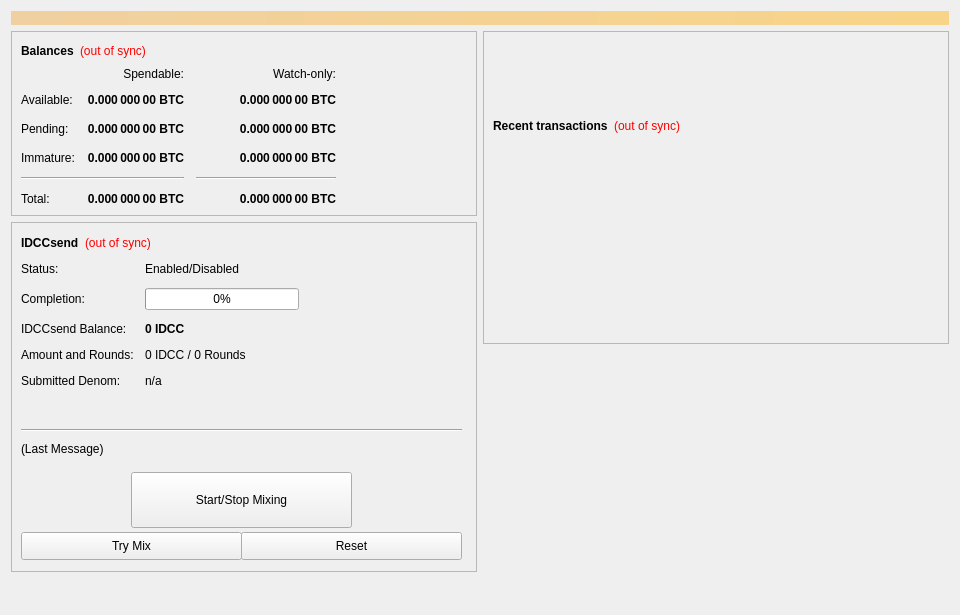
<?xml version="1.0" encoding="UTF-8"?>
<ui version="4.0">
 <class>SmartTokenConfig</class>
 <widget class="QWidget" name="SmartTokenConfig">
  <property name="geometry">
   <rect>
    <x>0</x>
    <y>0</y>
    <width>960</width>
    <height>615</height>
   </rect>
  </property>
  <property name="minimumSize">
   <size>
    <width>960</width>
    <height>0</height>
   </size>
  </property>
  <property name="windowTitle">
   <string>Form</string>
  </property>
  <layout class="QVBoxLayout" name="topLayout">
   <item>
    <widget class="QLabel" name="labelAlerts">
     <property name="visible">
      <bool>false</bool>
     </property>
     <property name="styleSheet">
      <string notr="true">background-color: qlineargradient(x1: 0, y1: 0, x2: 1, y2: 0, stop:0 #F0D0A0, stop:1 #F8D488); color:#000000;</string>
     </property>
     <property name="wordWrap">
      <bool>true</bool>
     </property>
     <property name="margin">
      <number>3</number>
     </property>
    </widget>
   </item>
   <item>
    <layout class="QHBoxLayout" name="horizontalLayout" stretch="1,1">
     <item>
      <layout class="QVBoxLayout" name="verticalLayout_2">
       <item>
        <widget class="QFrame" name="frame">
         <property name="frameShape">
          <enum>QFrame::StyledPanel</enum>
         </property>
         <property name="frameShadow">
          <enum>QFrame::Raised</enum>
         </property>
         <layout class="QVBoxLayout" name="verticalLayout_4">
          <item>
           <layout class="QHBoxLayout" name="horizontalLayout_4">
            <item>
             <widget class="QLabel" name="label_5">
              <property name="font">
               <font>
                <weight>75</weight>
                <bold>true</bold>
               </font>
              </property>
              <property name="text">
               <string>Balances</string>
              </property>
             </widget>
            </item>
            <item>
             <widget class="QLabel" name="labelWalletStatus">
              <property name="cursor">
               <cursorShape>WhatsThisCursor</cursorShape>
              </property>
              <property name="toolTip">
               <string>The displayed information may be out of date. Your wallet automatically synchronizes with the IDCC network after a connection is established, but this process has not completed yet.</string>
              </property>
              <property name="styleSheet">
               <string notr="true">QLabel { color: red; }</string>
              </property>
              <property name="text">
               <string notr="true">(out of sync)</string>
              </property>
              <property name="alignment">
               <set>Qt::AlignLeading|Qt::AlignLeft|Qt::AlignVCenter</set>
              </property>
             </widget>
            </item>
            <item>
             <spacer name="horizontalSpacer_3">
              <property name="orientation">
               <enum>Qt::Horizontal</enum>
              </property>
              <property name="sizeHint" stdset="0">
               <size>
                <width>40</width>
                <height>20</height>
               </size>
              </property>
             </spacer>
            </item>
           </layout>
          </item>
          <item>
           <layout class="QGridLayout" name="gridLayout">
            <property name="spacing">
             <number>12</number>
            </property>
            <item row="2" column="2">
             <widget class="QLabel" name="labelWatchPending">
              <property name="font">
               <font>
                <weight>75</weight>
                <bold>true</bold>
               </font>
              </property>
              <property name="cursor">
               <cursorShape>IBeamCursor</cursorShape>
              </property>
              <property name="toolTip">
               <string>Unconfirmed transactions to watch-only addresses</string>
              </property>
              <property name="text">
               <string notr="true">0.000 000 00 BTC</string>
              </property>
              <property name="alignment">
               <set>Qt::AlignRight|Qt::AlignTrailing|Qt::AlignVCenter</set>
              </property>
              <property name="textInteractionFlags">
               <set>Qt::LinksAccessibleByMouse|Qt::TextSelectableByKeyboard|Qt::TextSelectableByMouse</set>
              </property>
             </widget>
            </item>
            <item row="2" column="1">
             <widget class="QLabel" name="labelUnconfirmed">
              <property name="font">
               <font>
                <weight>75</weight>
                <bold>true</bold>
               </font>
              </property>
              <property name="cursor">
               <cursorShape>IBeamCursor</cursorShape>
              </property>
              <property name="toolTip">
               <string>Total of transactions that have yet to be confirmed, and do not yet count toward the spendable balance</string>
              </property>
              <property name="text">
               <string notr="true">0.000 000 00 BTC</string>
              </property>
              <property name="alignment">
               <set>Qt::AlignRight|Qt::AlignTrailing|Qt::AlignVCenter</set>
              </property>
              <property name="textInteractionFlags">
               <set>Qt::LinksAccessibleByMouse|Qt::TextSelectableByKeyboard|Qt::TextSelectableByMouse</set>
              </property>
             </widget>
            </item>
            <item row="3" column="2">
             <widget class="QLabel" name="labelWatchImmature">
              <property name="font">
               <font>
                <weight>75</weight>
                <bold>true</bold>
               </font>
              </property>
              <property name="cursor">
               <cursorShape>IBeamCursor</cursorShape>
              </property>
              <property name="toolTip">
               <string>Staked or masternode rewards in watch-only addresses that has not yet matured</string>
              </property>
              <property name="text">
               <string notr="true">0.000 000 00 BTC</string>
              </property>
              <property name="alignment">
               <set>Qt::AlignRight|Qt::AlignTrailing|Qt::AlignVCenter</set>
              </property>
              <property name="textInteractionFlags">
               <set>Qt::LinksAccessibleByMouse|Qt::TextSelectableByKeyboard|Qt::TextSelectableByMouse</set>
              </property>
             </widget>
            </item>
            <item row="4" column="0" colspan="2">
             <widget class="Line" name="lineSpendableBalance">
              <property name="orientation">
               <enum>Qt::Horizontal</enum>
              </property>
             </widget>
            </item>
            <item row="4" column="2">
             <widget class="Line" name="lineWatchBalance">
              <property name="sizePolicy">
               <sizepolicy hsizetype="Preferred" vsizetype="Fixed">
                <horstretch>0</horstretch>
                <verstretch>0</verstretch>
               </sizepolicy>
              </property>
              <property name="minimumSize">
               <size>
                <width>140</width>
                <height>0</height>
               </size>
              </property>
              <property name="orientation">
               <enum>Qt::Horizontal</enum>
              </property>
             </widget>
            </item>
            <item row="5" column="0">
             <widget class="QLabel" name="labelTotalText">
              <property name="text">
               <string>Total:</string>
              </property>
             </widget>
            </item>
            <item row="3" column="1">
             <widget class="QLabel" name="labelImmature">
              <property name="font">
               <font>
                <weight>75</weight>
                <bold>true</bold>
               </font>
              </property>
              <property name="cursor">
               <cursorShape>IBeamCursor</cursorShape>
              </property>
              <property name="toolTip">
               <string>Staked or masternode rewards that has not yet matured</string>
              </property>
              <property name="text">
               <string notr="true">0.000 000 00 BTC</string>
              </property>
              <property name="alignment">
               <set>Qt::AlignRight|Qt::AlignTrailing|Qt::AlignVCenter</set>
              </property>
              <property name="textInteractionFlags">
               <set>Qt::LinksAccessibleByMouse|Qt::TextSelectableByKeyboard|Qt::TextSelectableByMouse</set>
              </property>
             </widget>
            </item>
            <item row="2" column="3">
             <spacer name="horizontalSpacer_2">
              <property name="orientation">
               <enum>Qt::Horizontal</enum>
              </property>
              <property name="sizeHint" stdset="0">
               <size>
                <width>40</width>
                <height>20</height>
               </size>
              </property>
             </spacer>
            </item>
            <item row="3" column="0">
             <widget class="QLabel" name="labelImmatureText">
              <property name="text">
               <string>Immature:</string>
              </property>
             </widget>
            </item>
            <item row="5" column="1">
             <widget class="QLabel" name="labelTotal">
              <property name="font">
               <font>
                <weight>75</weight>
                <bold>true</bold>
               </font>
              </property>
              <property name="cursor">
               <cursorShape>IBeamCursor</cursorShape>
              </property>
              <property name="toolTip">
               <string>Your current total balance</string>
              </property>
              <property name="text">
               <string notr="true">0.000 000 00 BTC</string>
              </property>
              <property name="alignment">
               <set>Qt::AlignRight|Qt::AlignTrailing|Qt::AlignVCenter</set>
              </property>
              <property name="textInteractionFlags">
               <set>Qt::LinksAccessibleByMouse|Qt::TextSelectableByKeyboard|Qt::TextSelectableByMouse</set>
              </property>
             </widget>
            </item>
            <item row="5" column="2">
             <widget class="QLabel" name="labelWatchTotal">
              <property name="font">
               <font>
                <weight>75</weight>
                <bold>true</bold>
               </font>
              </property>
              <property name="cursor">
               <cursorShape>IBeamCursor</cursorShape>
              </property>
              <property name="toolTip">
               <string>Current total balance in watch-only addresses</string>
              </property>
              <property name="text">
               <string notr="true">0.000 000 00 BTC</string>
              </property>
              <property name="alignment">
               <set>Qt::AlignRight|Qt::AlignTrailing|Qt::AlignVCenter</set>
              </property>
              <property name="textInteractionFlags">
               <set>Qt::LinksAccessibleByMouse|Qt::TextSelectableByKeyboard|Qt::TextSelectableByMouse</set>
              </property>
             </widget>
            </item>
            <item row="0" column="2">
             <widget class="QLabel" name="labelWatchonly">
              <property name="text">
               <string>Watch-only:</string>
              </property>
              <property name="alignment">
               <set>Qt::AlignRight|Qt::AlignTrailing|Qt::AlignVCenter</set>
              </property>
             </widget>
            </item>
            <item row="1" column="0">
             <widget class="QLabel" name="labelBalanceText">
              <property name="text">
               <string>Available:</string>
              </property>
             </widget>
            </item>
            <item row="1" column="1">
             <widget class="QLabel" name="labelBalance">
              <property name="font">
               <font>
                <weight>75</weight>
                <bold>true</bold>
               </font>
              </property>
              <property name="cursor">
               <cursorShape>IBeamCursor</cursorShape>
              </property>
              <property name="toolTip">
               <string>Your current spendable balance</string>
              </property>
              <property name="text">
               <string notr="true">0.000 000 00 BTC</string>
              </property>
              <property name="alignment">
               <set>Qt::AlignRight|Qt::AlignTrailing|Qt::AlignVCenter</set>
              </property>
              <property name="textInteractionFlags">
               <set>Qt::LinksAccessibleByMouse|Qt::TextSelectableByKeyboard|Qt::TextSelectableByMouse</set>
              </property>
             </widget>
            </item>
            <item row="1" column="2">
             <widget class="QLabel" name="labelWatchAvailable">
              <property name="font">
               <font>
                <weight>75</weight>
                <bold>true</bold>
               </font>
              </property>
              <property name="cursor">
               <cursorShape>IBeamCursor</cursorShape>
              </property>
              <property name="toolTip">
               <string>Your current balance in watch-only addresses</string>
              </property>
              <property name="text">
               <string notr="true">0.000 000 00 BTC</string>
              </property>
              <property name="alignment">
               <set>Qt::AlignRight|Qt::AlignTrailing|Qt::AlignVCenter</set>
              </property>
              <property name="textInteractionFlags">
               <set>Qt::LinksAccessibleByMouse|Qt::TextSelectableByKeyboard|Qt::TextSelectableByMouse</set>
              </property>
             </widget>
            </item>
            <item row="2" column="0">
             <widget class="QLabel" name="labelPendingText">
              <property name="text">
               <string>Pending:</string>
              </property>
             </widget>
            </item>
            <item row="0" column="1">
             <widget class="QLabel" name="labelSpendable">
              <property name="text">
               <string>Spendable:</string>
              </property>
              <property name="alignment">
               <set>Qt::AlignRight|Qt::AlignTrailing|Qt::AlignVCenter</set>
              </property>
             </widget>
            </item>
           </layout>
          </item>
         </layout>
        </widget>
       </item>
       <item>
        <widget class="QFrame" name="frameObfuscation">
         <property name="minimumSize">
          <size>
           <width>0</width>
           <height>350</height>
          </size>
         </property>
         <property name="layoutDirection">
          <enum>Qt::LeftToRight</enum>
         </property>
         <property name="frameShape">
          <enum>QFrame::StyledPanel</enum>
         </property>
         <property name="frameShadow">
          <enum>QFrame::Raised</enum>
         </property>
         <widget class="QWidget" name="formLayoutWidget">
          <property name="geometry">
           <rect>
            <x>10</x>
            <y>40</y>
            <width>451</width>
            <height>161</height>
           </rect>
          </property>
          <layout class="QFormLayout" name="formLayout">
           <property name="fieldGrowthPolicy">
            <enum>QFormLayout::AllNonFixedFieldsGrow</enum>
           </property>
           <property name="horizontalSpacing">
            <number>11</number>
           </property>
           <property name="verticalSpacing">
            <number>12</number>
           </property>
           <item row="0" column="0">
            <widget class="QLabel" name="label_6">
             <property name="text">
              <string>Status:</string>
             </property>
            </widget>
           </item>
           <item row="1" column="0">
            <widget class="QLabel" name="label_7">
             <property name="text">
              <string>Completion:</string>
             </property>
            </widget>
           </item>
           <item row="1" column="1">
            <widget class="QProgressBar" name="obfuscationProgress">
             <property name="maximumSize">
              <size>
               <width>154</width>
               <height>16777215</height>
              </size>
             </property>
             <property name="value">
              <number>0</number>
             </property>
            </widget>
           </item>
           <item row="2" column="0">
            <widget class="QLabel" name="labelAnonymizedText">
             <property name="text">
              <string>IDCCsend Balance:</string>
             </property>
            </widget>
           </item>
           <item row="2" column="1">
            <widget class="QLabel" name="labelAnonymized">
             <property name="font">
              <font>
               <weight>75</weight>
               <bold>true</bold>
              </font>
             </property>
             <property name="text">
              <string notr="true">0 IDCC</string>
             </property>
            </widget>
           </item>
           <item row="3" column="0">
            <widget class="QLabel" name="label_8">
             <property name="text">
              <string>Amount and Rounds:</string>
             </property>
            </widget>
           </item>
           <item row="3" column="1">
            <widget class="QLabel" name="labelAmountRounds">
             <property name="text">
              <string>0 IDCC / 0 Rounds</string>
             </property>
            </widget>
           </item>
           <item row="4" column="0">
            <widget class="QLabel" name="label_9">
             <property name="text">
              <string>Submitted Denom:</string>
             </property>
            </widget>
           </item>
           <item row="4" column="1">
            <widget class="QLabel" name="labelSubmittedDenom">
             <property name="toolTip">
              <string>The denominations you submitted to the Masternode.&lt;br&gt;To mix, other users must submit the exact same denominations.</string>
             </property>
             <property name="text">
              <string>n/a</string>
             </property>
            </widget>
           </item>
           <item row="0" column="1">
            <widget class="QLabel" name="IDCCsendEnabled">
             <property name="text">
              <string>Enabled/Disabled</string>
             </property>
            </widget>
           </item>
          </layout>
         </widget>
         <widget class="QPushButton" name="runAutoDenom">
          <property name="geometry">
           <rect>
            <x>251</x>
            <y>17</y>
            <width>1</width>
            <height>1</height>
           </rect>
          </property>
          <property name="palette">
           <palette>
            <active>
             <colorrole role="WindowText">
              <brush brushstyle="SolidPattern">
               <color alpha="255">
                <red>0</red>
                <green>0</green>
                <blue>0</blue>
               </color>
              </brush>
             </colorrole>
             <colorrole role="Button">
              <brush brushstyle="SolidPattern">
               <color alpha="255">
                <red>239</red>
                <green>238</green>
                <blue>238</blue>
               </color>
              </brush>
             </colorrole>
             <colorrole role="Light">
              <brush brushstyle="SolidPattern">
               <color alpha="255">
                <red>255</red>
                <green>255</green>
                <blue>255</blue>
               </color>
              </brush>
             </colorrole>
             <colorrole role="Midlight">
              <brush brushstyle="SolidPattern">
               <color alpha="255">
                <red>247</red>
                <green>246</green>
                <blue>246</blue>
               </color>
              </brush>
             </colorrole>
             <colorrole role="Dark">
              <brush brushstyle="SolidPattern">
               <color alpha="255">
                <red>119</red>
                <green>119</green>
                <blue>119</blue>
               </color>
              </brush>
             </colorrole>
             <colorrole role="Mid">
              <brush brushstyle="SolidPattern">
               <color alpha="255">
                <red>159</red>
                <green>159</green>
                <blue>159</blue>
               </color>
              </brush>
             </colorrole>
             <colorrole role="Text">
              <brush brushstyle="SolidPattern">
               <color alpha="255">
                <red>0</red>
                <green>0</green>
                <blue>0</blue>
               </color>
              </brush>
             </colorrole>
             <colorrole role="BrightText">
              <brush brushstyle="SolidPattern">
               <color alpha="255">
                <red>255</red>
                <green>255</green>
                <blue>255</blue>
               </color>
              </brush>
             </colorrole>
             <colorrole role="ButtonText">
              <brush brushstyle="SolidPattern">
               <color alpha="255">
                <red>0</red>
                <green>0</green>
                <blue>0</blue>
               </color>
              </brush>
             </colorrole>
             <colorrole role="Base">
              <brush brushstyle="SolidPattern">
               <color alpha="255">
                <red>255</red>
                <green>255</green>
                <blue>255</blue>
               </color>
              </brush>
             </colorrole>
             <colorrole role="Window">
              <brush brushstyle="SolidPattern">
               <color alpha="255">
                <red>239</red>
                <green>238</green>
                <blue>238</blue>
               </color>
              </brush>
             </colorrole>
             <colorrole role="Shadow">
              <brush brushstyle="SolidPattern">
               <color alpha="255">
                <red>0</red>
                <green>0</green>
                <blue>0</blue>
               </color>
              </brush>
             </colorrole>
             <colorrole role="AlternateBase">
              <brush brushstyle="SolidPattern">
               <color alpha="255">
                <red>247</red>
                <green>246</green>
                <blue>246</blue>
               </color>
              </brush>
             </colorrole>
             <colorrole role="ToolTipBase">
              <brush brushstyle="SolidPattern">
               <color alpha="255">
                <red>255</red>
                <green>255</green>
                <blue>220</blue>
               </color>
              </brush>
             </colorrole>
             <colorrole role="ToolTipText">
              <brush brushstyle="SolidPattern">
               <color alpha="255">
                <red>0</red>
                <green>0</green>
                <blue>0</blue>
               </color>
              </brush>
             </colorrole>
            </active>
            <inactive>
             <colorrole role="WindowText">
              <brush brushstyle="SolidPattern">
               <color alpha="255">
                <red>0</red>
                <green>0</green>
                <blue>0</blue>
               </color>
              </brush>
             </colorrole>
             <colorrole role="Button">
              <brush brushstyle="SolidPattern">
               <color alpha="255">
                <red>239</red>
                <green>238</green>
                <blue>238</blue>
               </color>
              </brush>
             </colorrole>
             <colorrole role="Light">
              <brush brushstyle="SolidPattern">
               <color alpha="255">
                <red>255</red>
                <green>255</green>
                <blue>255</blue>
               </color>
              </brush>
             </colorrole>
             <colorrole role="Midlight">
              <brush brushstyle="SolidPattern">
               <color alpha="255">
                <red>247</red>
                <green>246</green>
                <blue>246</blue>
               </color>
              </brush>
             </colorrole>
             <colorrole role="Dark">
              <brush brushstyle="SolidPattern">
               <color alpha="255">
                <red>119</red>
                <green>119</green>
                <blue>119</blue>
               </color>
              </brush>
             </colorrole>
             <colorrole role="Mid">
              <brush brushstyle="SolidPattern">
               <color alpha="255">
                <red>159</red>
                <green>159</green>
                <blue>159</blue>
               </color>
              </brush>
             </colorrole>
             <colorrole role="Text">
              <brush brushstyle="SolidPattern">
               <color alpha="255">
                <red>0</red>
                <green>0</green>
                <blue>0</blue>
               </color>
              </brush>
             </colorrole>
             <colorrole role="BrightText">
              <brush brushstyle="SolidPattern">
               <color alpha="255">
                <red>255</red>
                <green>255</green>
                <blue>255</blue>
               </color>
              </brush>
             </colorrole>
             <colorrole role="ButtonText">
              <brush brushstyle="SolidPattern">
               <color alpha="255">
                <red>0</red>
                <green>0</green>
                <blue>0</blue>
               </color>
              </brush>
             </colorrole>
             <colorrole role="Base">
              <brush brushstyle="SolidPattern">
               <color alpha="255">
                <red>255</red>
                <green>255</green>
                <blue>255</blue>
               </color>
              </brush>
             </colorrole>
             <colorrole role="Window">
              <brush brushstyle="SolidPattern">
               <color alpha="255">
                <red>239</red>
                <green>238</green>
                <blue>238</blue>
               </color>
              </brush>
             </colorrole>
             <colorrole role="Shadow">
              <brush brushstyle="SolidPattern">
               <color alpha="255">
                <red>0</red>
                <green>0</green>
                <blue>0</blue>
               </color>
              </brush>
             </colorrole>
             <colorrole role="AlternateBase">
              <brush brushstyle="SolidPattern">
               <color alpha="255">
                <red>247</red>
                <green>246</green>
                <blue>246</blue>
               </color>
              </brush>
             </colorrole>
             <colorrole role="ToolTipBase">
              <brush brushstyle="SolidPattern">
               <color alpha="255">
                <red>255</red>
                <green>255</green>
                <blue>220</blue>
               </color>
              </brush>
             </colorrole>
             <colorrole role="ToolTipText">
              <brush brushstyle="SolidPattern">
               <color alpha="255">
                <red>0</red>
                <green>0</green>
                <blue>0</blue>
               </color>
              </brush>
             </colorrole>
            </inactive>
            <disabled>
             <colorrole role="WindowText">
              <brush brushstyle="SolidPattern">
               <color alpha="255">
                <red>119</red>
                <green>119</green>
                <blue>119</blue>
               </color>
              </brush>
             </colorrole>
             <colorrole role="Button">
              <brush brushstyle="SolidPattern">
               <color alpha="255">
                <red>239</red>
                <green>238</green>
                <blue>238</blue>
               </color>
              </brush>
             </colorrole>
             <colorrole role="Light">
              <brush brushstyle="SolidPattern">
               <color alpha="255">
                <red>255</red>
                <green>255</green>
                <blue>255</blue>
               </color>
              </brush>
             </colorrole>
             <colorrole role="Midlight">
              <brush brushstyle="SolidPattern">
               <color alpha="255">
                <red>247</red>
                <green>246</green>
                <blue>246</blue>
               </color>
              </brush>
             </colorrole>
             <colorrole role="Dark">
              <brush brushstyle="SolidPattern">
               <color alpha="255">
                <red>119</red>
                <green>119</green>
                <blue>119</blue>
               </color>
              </brush>
             </colorrole>
             <colorrole role="Mid">
              <brush brushstyle="SolidPattern">
               <color alpha="255">
                <red>159</red>
                <green>159</green>
                <blue>159</blue>
               </color>
              </brush>
             </colorrole>
             <colorrole role="Text">
              <brush brushstyle="SolidPattern">
               <color alpha="255">
                <red>119</red>
                <green>119</green>
                <blue>119</blue>
               </color>
              </brush>
             </colorrole>
             <colorrole role="BrightText">
              <brush brushstyle="SolidPattern">
               <color alpha="255">
                <red>255</red>
                <green>255</green>
                <blue>255</blue>
               </color>
              </brush>
             </colorrole>
             <colorrole role="ButtonText">
              <brush brushstyle="SolidPattern">
               <color alpha="255">
                <red>119</red>
                <green>119</green>
                <blue>119</blue>
               </color>
              </brush>
             </colorrole>
             <colorrole role="Base">
              <brush brushstyle="SolidPattern">
               <color alpha="255">
                <red>239</red>
                <green>238</green>
                <blue>238</blue>
               </color>
              </brush>
             </colorrole>
             <colorrole role="Window">
              <brush brushstyle="SolidPattern">
               <color alpha="255">
                <red>239</red>
                <green>238</green>
                <blue>238</blue>
               </color>
              </brush>
             </colorrole>
             <colorrole role="Shadow">
              <brush brushstyle="SolidPattern">
               <color alpha="255">
                <red>0</red>
                <green>0</green>
                <blue>0</blue>
               </color>
              </brush>
             </colorrole>
             <colorrole role="AlternateBase">
              <brush brushstyle="SolidPattern">
               <color alpha="255">
                <red>239</red>
                <green>238</green>
                <blue>238</blue>
               </color>
              </brush>
             </colorrole>
             <colorrole role="ToolTipBase">
              <brush brushstyle="SolidPattern">
               <color alpha="255">
                <red>255</red>
                <green>255</green>
                <blue>220</blue>
               </color>
              </brush>
             </colorrole>
             <colorrole role="ToolTipText">
              <brush brushstyle="SolidPattern">
               <color alpha="255">
                <red>0</red>
                <green>0</green>
                <blue>0</blue>
               </color>
              </brush>
             </colorrole>
            </disabled>
           </palette>
          </property>
          <property name="focusPolicy">
           <enum>Qt::NoFocus</enum>
          </property>
          <property name="autoFillBackground">
           <bool>true</bool>
          </property>
          <property name="text">
           <string/>
          </property>
          <property name="flat">
           <bool>true</bool>
          </property>
         </widget>
         <widget class="QPushButton" name="toggleObfuscation">
          <property name="geometry">
           <rect>
            <x>120</x>
            <y>250</y>
            <width>221</width>
            <height>56</height>
           </rect>
          </property>
          <property name="sizePolicy">
           <sizepolicy hsizetype="MinimumExpanding" vsizetype="Fixed">
            <horstretch>0</horstretch>
            <verstretch>0</verstretch>
           </sizepolicy>
          </property>
          <property name="text">
           <string>Start/Stop Mixing</string>
          </property>
         </widget>
         <widget class="Line" name="lineLastMessage">
          <property name="geometry">
           <rect>
            <x>10</x>
            <y>200</y>
            <width>441</width>
            <height>16</height>
           </rect>
          </property>
          <property name="orientation">
           <enum>Qt::Horizontal</enum>
          </property>
         </widget>
         <widget class="QLabel" name="IDCCsendStatus">
          <property name="geometry">
           <rect>
            <x>10</x>
            <y>220</y>
            <width>451</width>
            <height>61</height>
           </rect>
          </property>
          <property name="minimumSize">
           <size>
            <width>288</width>
            <height>43</height>
           </size>
          </property>
          <property name="text">
           <string>(Last Message)</string>
          </property>
          <property name="alignment">
           <set>Qt::AlignLeading|Qt::AlignLeft|Qt::AlignTop</set>
          </property>
          <property name="wordWrap">
           <bool>true</bool>
          </property>
         </widget>
         <widget class="QPushButton" name="obfuscationAuto">
          <property name="geometry">
           <rect>
            <x>10</x>
            <y>310</y>
            <width>221</width>
            <height>28</height>
           </rect>
          </property>
          <property name="sizePolicy">
           <sizepolicy hsizetype="MinimumExpanding" vsizetype="Fixed">
            <horstretch>0</horstretch>
            <verstretch>0</verstretch>
           </sizepolicy>
          </property>
          <property name="toolTip">
           <string>Try to manually submit a IDCCsend request.</string>
          </property>
          <property name="text">
           <string>Try Mix</string>
          </property>
         </widget>
         <widget class="QPushButton" name="obfuscationReset">
          <property name="geometry">
           <rect>
            <x>230</x>
            <y>310</y>
            <width>221</width>
            <height>28</height>
           </rect>
          </property>
          <property name="sizePolicy">
           <sizepolicy hsizetype="MinimumExpanding" vsizetype="Fixed">
            <horstretch>0</horstretch>
            <verstretch>0</verstretch>
           </sizepolicy>
          </property>
          <property name="toolTip">
           <string>Reset the current status of IDCCsend (can interrupt IDCCsend if it's in the process of Mixing, which can cost you money!)</string>
          </property>
          <property name="autoFillBackground">
           <bool>false</bool>
          </property>
          <property name="text">
           <string>Reset</string>
          </property>
         </widget>
         <widget class="QWidget" name="layoutWidget">
          <property name="geometry">
           <rect>
            <x>10</x>
            <y>10</y>
            <width>431</width>
            <height>22</height>
           </rect>
          </property>
          <layout class="QHBoxLayout" name="horizontalLayout_5">
           <item>
            <widget class="QLabel" name="label_2">
             <property name="font">
              <font>
               <weight>75</weight>
               <bold>true</bold>
              </font>
             </property>
             <property name="text">
              <string>IDCCsend</string>
             </property>
            </widget>
           </item>
           <item>
            <widget class="QLabel" name="labelObfuscationSyncStatus">
             <property name="toolTip">
              <string>The displayed information may be out of date. Your wallet automatically synchronizes with the IDCC network after a connection is established, but this process has not completed yet.</string>
             </property>
             <property name="styleSheet">
              <string notr="true">QLabel { color: red; }</string>
             </property>
             <property name="text">
              <string notr="true">(out of sync)</string>
             </property>
             <property name="alignment">
              <set>Qt::AlignLeading|Qt::AlignLeft|Qt::AlignVCenter</set>
             </property>
            </widget>
           </item>
           <item>
            <spacer name="horizontalSpacer_4">
             <property name="orientation">
              <enum>Qt::Horizontal</enum>
             </property>
             <property name="sizeHint" stdset="0">
              <size>
               <width>40</width>
               <height>20</height>
              </size>
             </property>
            </spacer>
           </item>
          </layout>
         </widget>
        </widget>
       </item>
       <item>
        <spacer name="verticalSpacer">
         <property name="orientation">
          <enum>Qt::Vertical</enum>
         </property>
         <property name="sizeHint" stdset="0">
          <size>
           <width>20</width>
           <height>40</height>
          </size>
         </property>
        </spacer>
       </item>
      </layout>
     </item>
     <item>
      <layout class="QVBoxLayout" name="verticalLayout_3">
       <item>
        <widget class="QFrame" name="frame_2">
         <property name="frameShape">
          <enum>QFrame::StyledPanel</enum>
         </property>
         <property name="frameShadow">
          <enum>QFrame::Raised</enum>
         </property>
         <layout class="QVBoxLayout" name="verticalLayout">
          <item>
           <spacer name="verticalSpacer_3">
            <property name="orientation">
             <enum>Qt::Vertical</enum>
            </property>
            <property name="sizeType">
             <enum>QSizePolicy::Fixed</enum>
            </property>
            <property name="sizeHint" stdset="0">
             <size>
              <width>20</width>
              <height>75</height>
             </size>
            </property>
           </spacer>
          </item>
          <item>
           <layout class="QHBoxLayout" name="horizontalLayout_2">
            <item>
             <widget class="QLabel" name="label_4">
              <property name="font">
               <font>
                <weight>75</weight>
                <bold>true</bold>
               </font>
              </property>
              <property name="text">
               <string>Recent transactions</string>
              </property>
             </widget>
            </item>
            <item>
             <widget class="QLabel" name="labelTransactionsStatus">
              <property name="cursor">
               <cursorShape>WhatsThisCursor</cursorShape>
              </property>
              <property name="toolTip">
               <string>The displayed information may be out of date. Your wallet automatically synchronizes with the IDCC network after a connection is established, but this process has not completed yet.</string>
              </property>
              <property name="styleSheet">
               <string notr="true">QLabel { color: red; }</string>
              </property>
              <property name="text">
               <string notr="true">(out of sync)</string>
              </property>
              <property name="alignment">
               <set>Qt::AlignRight|Qt::AlignTrailing|Qt::AlignVCenter</set>
              </property>
             </widget>
            </item>
            <item>
             <spacer name="horizontalSpacer">
              <property name="orientation">
               <enum>Qt::Horizontal</enum>
              </property>
              <property name="sizeHint" stdset="0">
               <size>
                <width>40</width>
                <height>20</height>
               </size>
              </property>
             </spacer>
            </item>
           </layout>
          </item>
          <item>
           <widget class="QListView" name="listTransactions">
            <property name="styleSheet">
             <string notr="true">QListView { background: transparent; }</string>
            </property>
            <property name="frameShape">
             <enum>QFrame::NoFrame</enum>
            </property>
            <property name="verticalScrollBarPolicy">
             <enum>Qt::ScrollBarAlwaysOff</enum>
            </property>
            <property name="horizontalScrollBarPolicy">
             <enum>Qt::ScrollBarAlwaysOff</enum>
            </property>
            <property name="selectionMode">
             <enum>QAbstractItemView::NoSelection</enum>
            </property>
           </widget>
          </item>
         </layout>
        </widget>
       </item>
       <item>
        <spacer name="verticalSpacer_2">
         <property name="orientation">
          <enum>Qt::Vertical</enum>
         </property>
         <property name="sizeType">
          <enum>QSizePolicy::Expanding</enum>
         </property>
         <property name="sizeHint" stdset="0">
          <size>
           <width>20</width>
           <height>40</height>
          </size>
         </property>
        </spacer>
       </item>
      </layout>
     </item>
    </layout>
   </item>
  </layout>
 </widget>
 <resources/>
 <connections/>
</ui>
